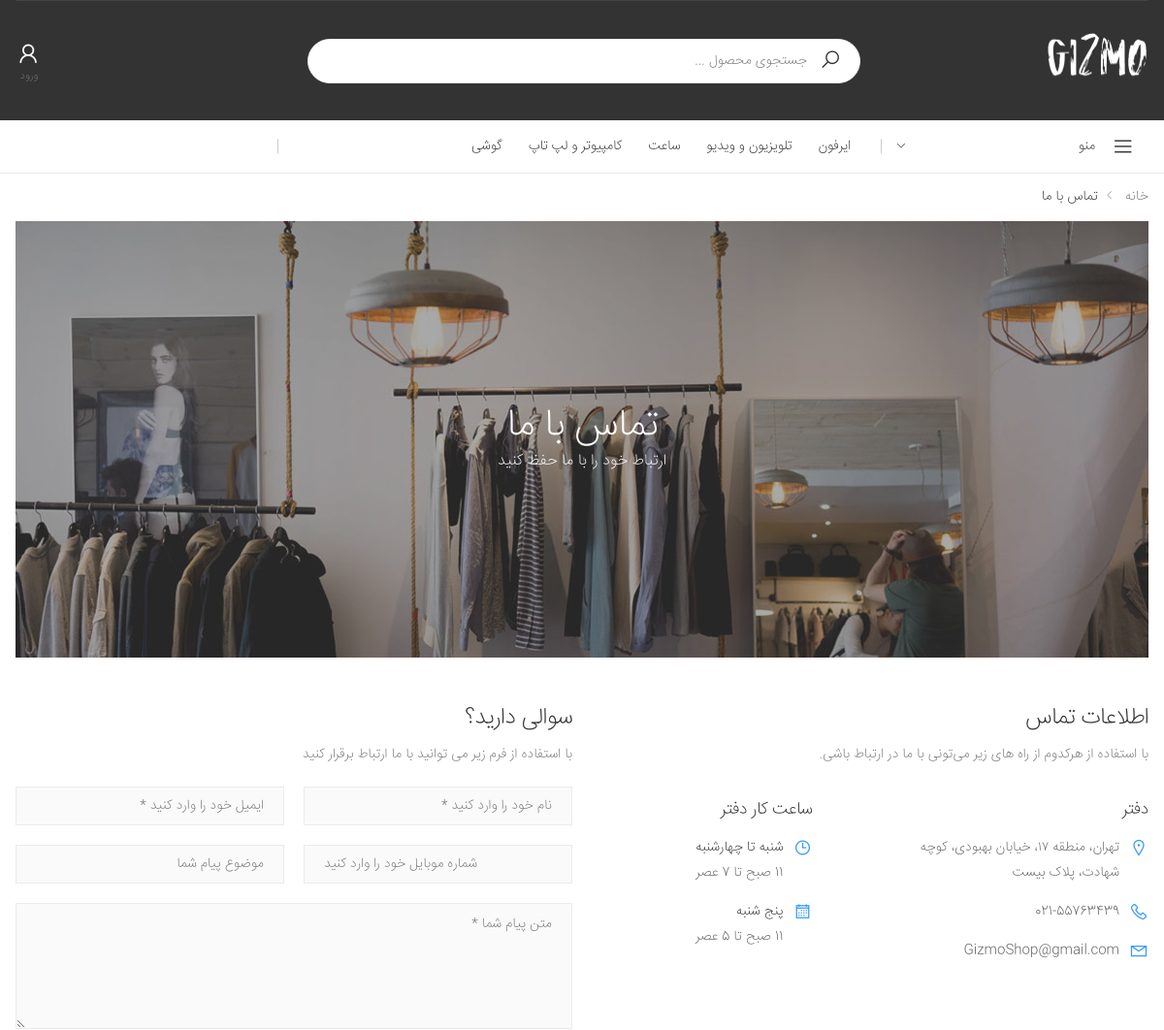
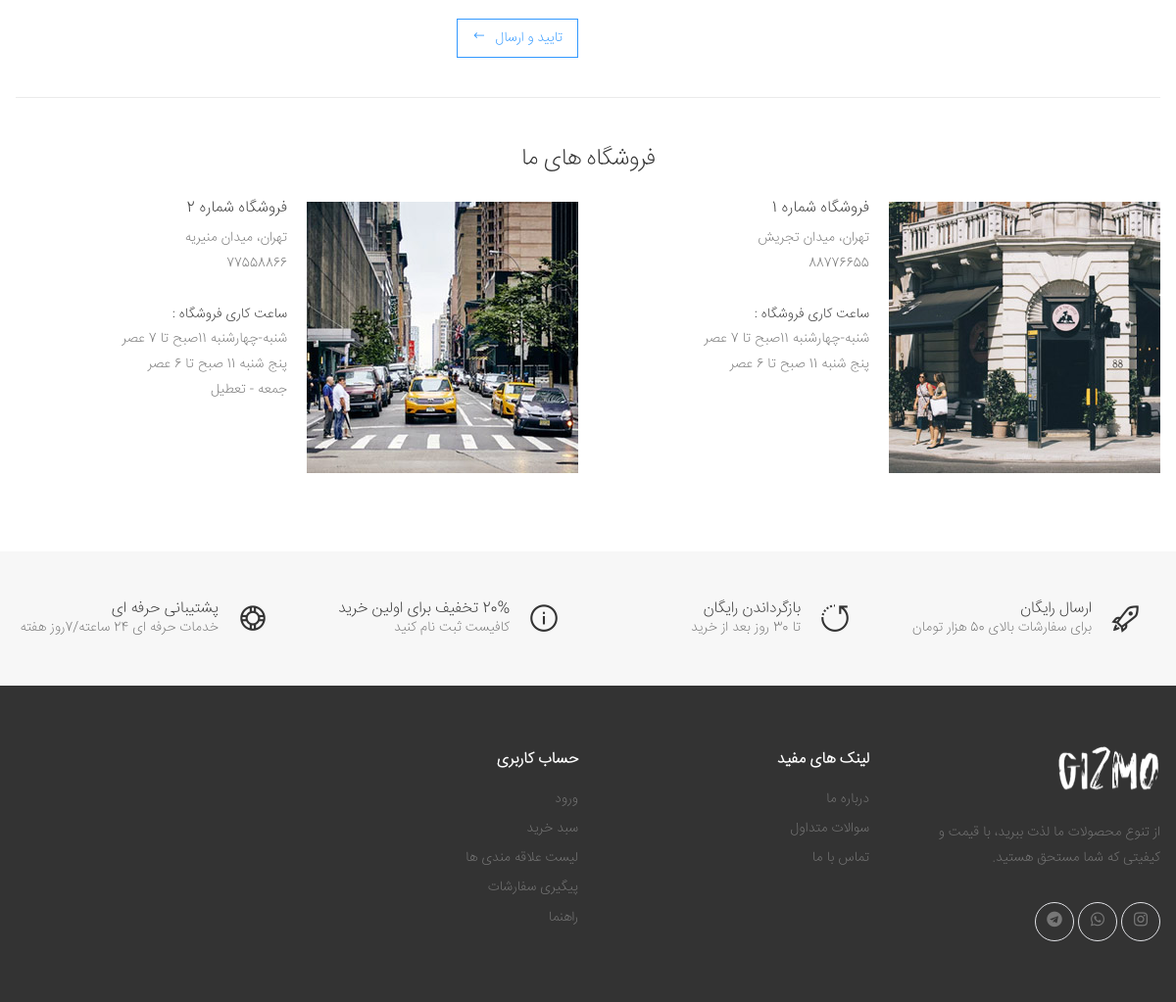
Page /contact/ on the committed database (2 pictures, top to bottom).
### stuff/models.py (models this page shows, shortened)
class Category(models.Model):
    sub_category = models.ForeignKey('self',on_delete=models.CASCADE, related_name='scategory',null=True,blank=True)
    is_sub = models.BooleanField(default=False)
    name = models.CharField(max_length=200)
    slug = models.SlugField(max_length=200,unique=True)
    class Meta:
        ordering = ('name',)
        verbose_name = 'category'
        verbose_name_plural = 'categories'
    def get_absolute_url(self):
        return reverse('stuff:category_detail',args=[self.id,1])

### facades/views.py (the view)
# urls.py: path('contact/',contact,name="contact"),
def contact(request):
    print("--------------------------")
    discounted = Product.objects.filter(available=True,discounted=True)
    news = Product.objects.filter(available=True)
    news_list = [s.id for s in news if s.is_new][0:8]
    news = news.filter(id__in=news_list)
    Categories = Category.objects.filter(is_sub=False)[0:4]
    allCategories = Category.objects.filter(is_sub=False)
    wishlistAmount = 0
    if(request.user.is_authenticated):
        wishlistAmount = request.user.wishlist.all().count()
    covers = Cover.objects.all()
    form = UserLoginForm
    cart = Cart(request)
    CartAmount = cart.get_count()
    return render(request,'facades/contact.html',{'products':news,'productsOfDiscount':discounted,'Categories' : Categories,
    'allCategories': allCategories,'wishlistAmount':wishlistAmount,'cart':cart,'covers':covers,'form':form})

### cart/cart.py (called while the page is built)
    def get_count(self):
        return sum(1 for item in self.cart.values())

### stuff/models.py (called while the page is built)
    @property
    def is_new(self):
        return True if(timezone.now().day - self.updated.day <= 15) else False

### facades/templates/facades/contact.html
{% extends 'facades/base.html' %}
{% load static %}
{% block css %}{% include 'facades/parts/css.html' %}{% endblock %}
{% block main %}
<main class="main">
    {% include 'facades/contactParts/banner.html' %}
    {% include 'facades/contactParts/info.html' %}
</main>
{% endblock %}

### facades/templates/facades/parts/black_header.html (shortened to what this page needs)
{% load static %}
<header class="header header-intro-clearance header-3">
    <div class="header-middle">
        <div class="container">
            <div class="header-left">
                <a href="{% url 'facades:home' %}" class="logo">
                    <img src="{% static 'facades/images/logi.png' %}" alt="Molla Logo" width="105" height="25">
                </a>
            </div>
            <div class="header-center">
                <div class="header-search header-search-extended header-search-visible d-none d-lg-block">
                    <form action="{% url 'stuff:product_search' 1 %}" method="GET">
                      <div class="header-search-wrapper search-wrapper-wide">
                        <button class="btn btn-primary" type="submit"><i class="icon-search"></i></button>
                        <input type="search" class="form-control" name="query" id="query" placeholder="جستجوی محصول ..." required>
                      </div>
                    </form>
                  </div>
            </div>
            <div class="header-right">
              {% if request.user.is_authenticated %}
              <div class="wishlist">
                            <a href="{% url 'stuff:showWishList' 1 %}" title="لیست محصولات مورد علاقه شما">
                                <div class="icon">
                                    <i class="icon-heart-o"></i>
                                    <span class="wishlist-count badge">{{wishlistAmount}}</span>
                                </div>
                                <p>مورد علاقه</p>
                            </a>
                  </div>
                <div class="dropdown cart-dropdown">
                    <a href="{% url 'cart:detail' %}" class="dropdown-toggle" role="button" data-toggle="dropdown"
                        aria-haspopup="true" aria-expanded="false" data-display="static">
                        <div class="icon">
                            <i class="icon-shopping-cart"></i>
                            <span class="cart-count">{{cart.get_count}}</span>
                        </div>
                        <p>سبد خرید</p>
                    </a>
                    {% if cart.get_count != 0 %}
                    <div class="dropdown-menu dropdown-menu-right">
                        <div class="dropdown-cart-products">
                            {% for item in cart %}
                            <div class="product">
                                <div class="product-cart-details">
                                    <h4 class="product-title">
                                        <a href="{{item.product.get_absolute_url}}">{{item.product}}</a>
                                    </h4>
                                    <span class="cart-product-info">
                                        <span class="cart-product-qty">{{item.quantity}} x </span>
                                        {{item.product.discounted_price}} تومان
                                    </span>
                                </div>
                                <figure class="product-image-container">
                                    <a href="{{item.product.get_absolute_url}}" class="product-image">
                                        <img src="{{item.product.image.url}}" alt="product">
                                    </a>
                                </figure>
                                {% if item.product %}
                                <a href="{% url 'cart:cart_remove' item.product.id %}" class="btn-remove" title="حذف محصول"><i class="icon-close"></i></a>
                                {% endif %}
                            </div>
                            {% endfor %}
                        </div>
                        <div class="dropdown-cart-total">
                            <span>مجموع</span>
                            <span class="cart-total-price">{{cart.get_total_price}} تومان</span>
                        </div>
                        <div class="dropdown-cart-action">
                            <a href="{% url 'cart:detail' %}" class="btn btn-primary">مشاهده سبد خرید</a>
                            <a href="checkout.html" class="btn btn-outline-primary-2"><span>پرداخت</span><i
                                    class="icon-long-arrow-left"></i></a>
                        </div>
                    </div>
                    {% else %}
                {% endif %}
                </div>
              {% else %}
              <div class="wishlist">
                  <a href="#signin-modal" data-toggle="modal" title="Login">
                      <div class="icon">
                          <i class="icon-user"></i>
                      </div>
                      <p>ورود</p>
                  </a>
              </div>
                {% endif %}
            </div>
        </div>
    </div>
    <div class="header-bottom sticky-header">
        <div class="container">
            <div class="header-left">
                <div class="dropdown category-dropdown">
                    <a href="#" class="dropdown-toggle" role="button" data-toggle="dropdown"
                        aria-haspopup="true" aria-expanded="false" data-display="static"
                        title="دسته بندی فروشگاه">
                        منو <i class="icon-angle-down"></i>
                    </a>
                </div>
            </div>
            <div class="header-center">
                <nav class="main-nav">
                    <ul class="menu sf-arrows">
                        {% for cat in allCategories %}
                        <li>
                            <a href="{{cat.get_absolute_url}}">{{cat.name}}</a>
                        </li>
                        {% endfor %}
                    </ul>
                </nav>
            </div>
            <div class="header-right">
            </div>
        </div>
    </div>
</header>

### rows in the picture
Category: name "ایرفون"
Category: name "تلویزیون و ویدیو"
Category: name "ساعت"
Category: name "کامپیوتر و لپ تاپ"
Category: name "گوشی"
